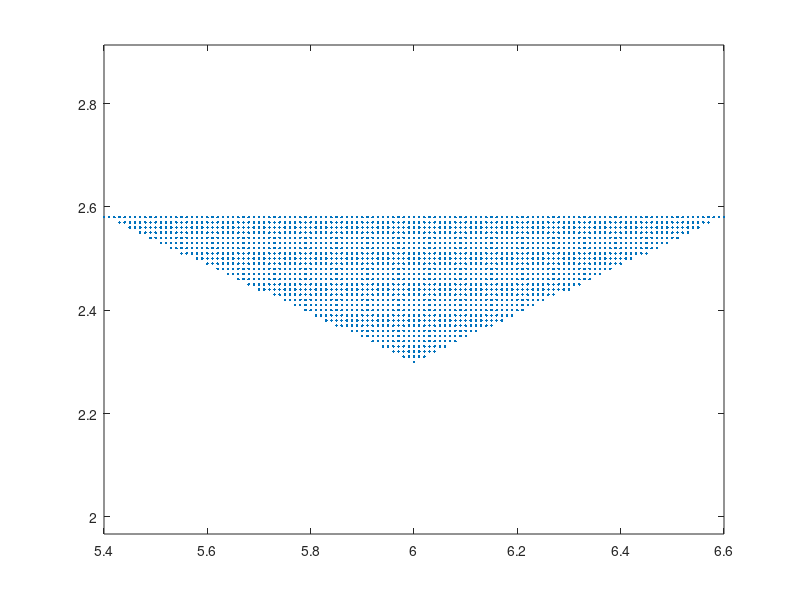

Write MATLAB code to recreate this figure.
%% ---------------------------------------------------------------------
%%
%% Copyright (c) 2019 - 2019 by the IBAMR developers
%% All rights reserved.
%%
%% This file is part of IBAMR.
%%
%% IBAMR is free software and is distributed under the 3-clause BSD
%% license. The full text of the license can be found in the file
%% COPYRIGHT at the top level directory of IBAMR.
%%
%% ---------------------------------------------------------------------

%% Filename: Wedge2d.m
%% Written by Nishant Nangia
 
clear all;
  
PATH = './';
  
WallPath = strcat(PATH,'wedge2d.vertex');
%%
% Domain parameters (note that z dir is actually y dir in IBAMR)
Lx = 12.0; Lz = 3.0;
N = 100*2;
Nx = 6*N;  Nz = 3*N/2;
  
% Dimensional parameters
dx = Lx/Nx; dz = Lz/Nz;
Length = 1.2;
Length_From_Left = Lx/2.0;
Height_Above_Bottom = 2.3;
angle = 25; %degrees
x0 = Length_From_Left;
z0 = Height_Above_Bottom;
  
% From above, calculate the height
Height = Length/2*tan(25*pi/180);
m = Height/(Length/2); % slope of the xz line
br = z0-m*x0;
bl = z0+m*x0;
  
NumPtsX = ceil(Length/dx) + 1
NumPtsZ = ceil(Height/dz) + 1
  
lag_pts = 0;
  
% Generate wedge shape
for k = 1:NumPtsZ
    z = Height_Above_Bottom + (k-1)*dz;
        for i = 1:NumPtsX
            x = Length_From_Left-Length/2 + (i-1)*dx;
            Zr = m*x+br;
            Zl = -m*x+bl;
            if z >= Zr && z >= Zl
              lag_pts = lag_pts+1;
              LagX(lag_pts) = x;
              LagZ(lag_pts) = z;
            end
        end
end


figure;
plot(LagX,LagZ,'.')
axis equal;
  
%% write it in file
  
lag_pts = length(LagZ);
fid = fopen(WallPath,'wt');
fprintf(fid,'%d\n',lag_pts);
  
for i = 1:length(LagX)
    fprintf(fid,'%12.7E\t\t%12.7E\n',LagX(i),LagZ(i));
end
  
fclose(fid);
